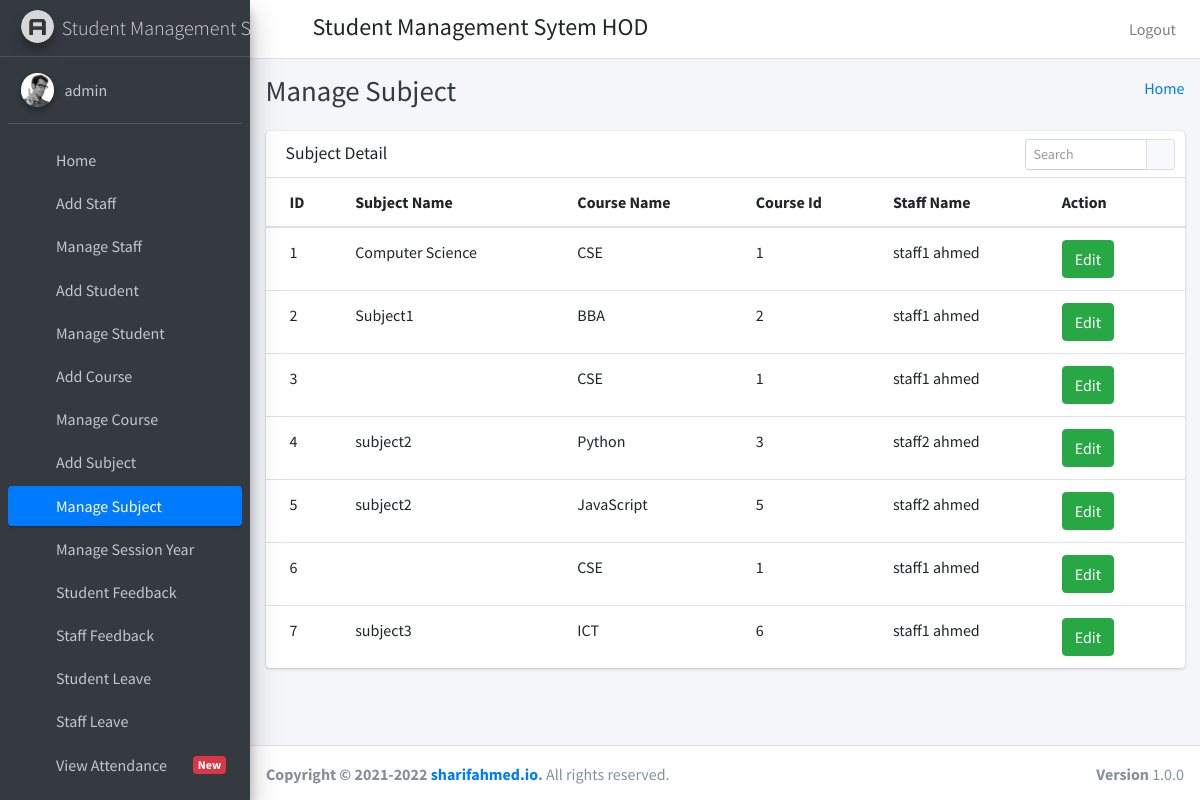
Screenshot of /manage_subject (signed in) with the database file from the repository.
### student_management_app/models.py (models this page shows)
class CustomUser(AbstractUser):
    user_type_data=((1,"HOD"),(2,"Staff"),(3,"Student"))
    user_type=models.CharField(default=1,choices=user_type_data,max_length=10)

class Subject(models.Model):
    subject_name=models.CharField(max_length=255)
    course_id=models.ForeignKey(Course, on_delete=models.CASCADE,default=1)
    staff_id=models.ForeignKey(CustomUser, on_delete=models.CASCADE)
    created_at=models.DateTimeField(auto_now_add=True)
    updated_at=models.DateTimeField(auto_now_add=True)
    objects=models.Manager()

class Course(models.Model):
    course_name=models.CharField(max_length=255)
    created_at=models.DateTimeField(auto_now_add=True)
    updated_at=models.DateTimeField(auto_now_add=True)
    objects=models.Manager()

### student_management_app/hodviews.py (the view)
# urls.py: path('manage_subject',hodviews.manage_subject,name="manage_subject"),
def manage_subject(request):
    subject=Subject.objects.all()
    return render(request,"hod_template/manage_subject.html",{"subject":subject})

### student_management_app/LoginCheckMiddleWare.py (called while the page is built, shortened)
    def process_view(self,request,view_func,view_args,view_kwargs):
        modulename=view_func.__module__
        user=request.user
        if user.is_authenticated:
            if user.user_type == "1":
                if modulename == "student_management_app.hodviews":
                    pass
                elif modulename == "student_management_app.views" or modulename == "django.views.static":
                    pass
                else:
                    return HttpResponseRedirect(reverse("admin_home"))
            else:
                return HttpResponseRedirect(reverse("login"))
        else:
            if request.path == reverse("login") or request.path == reverse("do_login") or modulename == "django.contrib.auth.views":
                pass
            else:
                return HttpResponseRedirect(reverse("login"))

### student_management_app/templates/hod_template/manage_subject.html
{% extends 'hod_template/base.html' %}
{% block page_title %}
Manage Subject
{% endblock page_title %}
{% block main_content %}
    <section class="content">
      <div class="container-fluid">
         <div class="row">
          <div class="col-12">
            <div class="card">
              <div class="card-header">
                <h3 class="card-title">Subject Detail</h3>
                <div class="card-tools">
                  <div class="input-group input-group-sm" style="width: 150px;">
                    <input type="text" name="table_search" class="form-control float-right" placeholder="Search">
                    <div class="input-group-append">
                      <button type="submit" class="btn btn-default"><i class="fas fa-search"></i></button>
                    </div>
                  </div>
                </div>
              </div>
              <div class="card-body table-responsive p-0">
                <table class="table table-hover text-nowrap">
                  <thead>
                    <tr>
                      <th>ID</th>
                      <th>Subject Name</th>
                      <th>Course Name</th>
                      <th>Course Id</th>
                      <th>Staff Name</th>
                      <th>Action</th>
                    </tr>
                  </thead>
                  <tbody>
                  {% for p in subject %}
                    <tr>
                      <td>{{p.id}}</td>
                      <td>{{p.subject_name}}</td>
                      <td>{{p.course_id.course_name}}</td>
                      <td>{{p.course_id.id}}</td>
                      <td>{{ p.staff_id.first_name }} {{ p.staff_id.last_name }}</td>
                      <td><a href="/edit_subject/{{ p.id }}" class="btn btn-success">Edit</a></td>
                    </tr>
                   {% endfor %}
                  </tbody>
                </table>
              </div>
            </div>
          </div>
        </div>
      </div>
    </section>
{% endblock main_content %}

### student_management_app/templates/hod_template/sidebar.html (shortened to what this page needs)
{% load static %}
<aside class="main-sidebar sidebar-dark-primary elevation-4">
    <a href="index3.html" class="brand-link">
      <img src="{% static 'dist/img/AdminLTELogo.png' %}" alt="AdminLTE Logo" class="brand-image img-circle elevation-3"
           style="opacity: .8">
      <span class="brand-text font-weight-light">Student Management System</span>
    </a>
    <div class="sidebar">
      <div class="user-panel mt-3 pb-3 mb-3 d-flex">
        <div class="image">
            <img src="{% static 'dist/img/user2-160x160.jpg' %}" class="img-circle elevation-2" alt="User Image">
        </div>
        <div class="info">
          <a href="{% url 'admin_profile' %}" class="d-block">{{user.username}}</a>
        </div>
      </div>
      <nav class="mt-2">
        <ul class="nav nav-pills nav-sidebar flex-column" data-widget="treeview" role="menu" data-accordion="false">
           <li class="nav-item">
            {% url 'admin_home' as admin_home %}
            <a href="{{ admin_home }}" class="nav-link {% if request.path == admin_home %} active {% endif %}">
              <i class="nav-icon fas fa-th"></i>
              <p>
                Home
              </p>
            </a>
          </li>
          <li class="nav-item">
            {% url 'add_staff' as add_staff %}
            <a href="{{ add_staff }}" class="nav-link {% if request.path == add_staff %} active {% endif %}">
              <i class="nav-icon fas fa-th"></i>
              <p>
                Add Staff
              </p>
            </a>
          </li>
          <li class="nav-item">
            {% url 'manage_staff' as manage_staff %}
            {% url 'edit_staff' staff_id=id as edit_staff %}
            <a href="{% url 'manage_staff' %}"  class="nav-link {% if request.path == manage_staff %} active {% endif %}{% if request.path == edit_staff %} active {% endif %}">
              <i class="nav-icon fas fa-th"></i>
              <p>
                Manage Staff
              </p>
            </a>
          </li>
          <li class="nav-item">
             {% url 'add_student' as add_student %}
            <a href="{% url 'add_student' %}" class="nav-link {% if request.path == add_student %} active {% endif %}">
              <i class="nav-icon fas fa-th"></i>
              <p>
                Add Student
              </p>
            </a>
          </li>
          <li class="nav-item">
            {% url 'manage_student' as manage_student %}
            {% url 'edit_student' student_id=id as edit_student %}
            <a href="{% url 'manage_student' %}" class="nav-link {% if request.path == manage_student %} active {% endif %} {% if request.path == edit_student %} active {% endif %}">
              <i class="nav-icon fas fa-th"></i>
              <p>
                Manage Student
              </p>
            </a>
          </li>
          <li class="nav-item">
            {% url 'add_course' as add_course %}
            <a href=" {% url 'add_course' %}" class="nav-link {% if request.path == add_course %} active {% endif %}">
              <i class="nav-icon fas fa-th"></i>
              <p>
                Add Course
              </p>
            </a>
          </li>
          <li class="nav-item">
            {% url 'manage_course' as manage_course %}
            {% url 'edit_course' course_id=id as edit_course %}
            <a href=" {% url 'manage_course' %}" class="nav-link {% if request.path == manage_course %} active {% endif %}{% if request.path == edit_course %} active {% endif %}">
              <i class="nav-icon fas fa-th"></i>
              <p>
                Manage Course
              </p>
            </a>
          </li>
          <li class="nav-item">
            {% url 'add_subject' as add_subject %}
            <a href=" {% url 'add_subject' %}" class="nav-link {% if request.path == add_subject %} active {% endif %}">
              <i class="nav-icon fas fa-th"></i>
              <p>
                Add Subject
              </p>
            </a>
          </li>
          <li class="nav-item">
            {% url 'manage_subject' as manage_subject %}
            {% url 'edit_subject' subject_id=id as edit_subject %}
            <a href="{% url 'manage_subject' %}" class="nav-link {% if request.path == manage_subject %} active {% endif %}{% if request.path == edit_subject %} active {% endif %}">
              <i class="nav-icon fas fa-th"></i>
              <p>
                Manage Subject
              </p>
            </a>
          </li>
          <li class="nav-item">
            {% url 'manage_session' as manage_session %}
            <a href="{% url 'manage_session' %}" class="nav-link {% if request.path == manage_session %} active {% endif %}">
              <i class="nav-icon fas fa-th"></i>
              <p>
                Manage Session Year
              </p>
            </a>
          </li>
            <li class="nav-item">
             {% url 'student_feedback_message' as student_feedback_message %}
            <a href="{% url 'student_feedback_message' %}" class="nav-link {% if request.path == student_feedback_message %} active {% endif %}">
              <i class="nav-icon fas fa-th"></i>
              <p>
                Student Feedback
              </p>
            </a>
          </li>
           <li class="nav-item">
               {% url 'staff_feedback_message' as staff_feedback_message %}
            <a href="{% url 'staff_feedback_message' %}" class="nav-link {% if request.path == staff_feedback_message %} active {% endif %}">
              <i class="nav-icon fas fa-th"></i>
              <p>
                Staff Feedback
              </p>
            </a>
          </li>
           <li class="nav-item">
            {% url 'student_leave_view' as student_leave_view %}
            <a href="{% url 'student_leave_view' %}" class="nav-link {% if request.path == student_leave_view %} active {% endif %}">
              <i class="nav-icon fas fa-th"></i>
              <p>
                Student Leave
              </p>
            </a>
          </li>
          <li class="nav-item">
            {% url 'staff_leave_view' as staff_leave_view %}
            <a href="{% url 'staff_leave_view' %}" class="nav-link {% if request.path == staff_leave_view %} active {% endif %}">
              <i class="nav-icon fas fa-th"></i>
              <p>
                Staff Leave
              </p>
            </a>
          </li>
          <li class="nav-item">
            <a href="{% url 'add_staff' %}" class="nav-link">
              <i class="nav-icon fas fa-th"></i>
              <p>
                View Attendance
                <span class="right badge badge-danger">New</span>
              </p>
            </a>
          </li>
          <li class="nav-item">
            <a href="{% url 'add_staff' %}" class="nav-link">
            </a>
          </li>
        </ul>
      </nav>
    </div>
  </aside>

### rows the page displays
CustomUser: username "admin"
Subject: id "1", subject_name "Computer Science", course_id.course_name "CSE", course_id.id "1", staff_id.first_name "staff1", staff_id.last_name "ahmed"
Subject: id "2", subject_name "Subject1", course_id.course_name "BBA", course_id.id "2", staff_id.first_name "staff1", staff_id.last_name "ahmed"
Subject: id "3", course_id.course_name "CSE", course_id.id "1", staff_id.first_name "staff1", staff_id.last_name "ahmed"
Subject: id "4", subject_name "subject2", course_id.course_name "Python", course_id.id "3", staff_id.first_name "staff2", staff_id.last_name "ahmed"
Subject: id "5", subject_name "subject2", course_id.course_name "JavaScript", course_id.id "5", staff_id.first_name "staff2", staff_id.last_name "ahmed"
Subject: id "6", course_id.course_name "CSE", course_id.id "1", staff_id.first_name "staff1", staff_id.last_name "ahmed"
Subject: id "7", subject_name "subject3", course_id.course_name "ICT", course_id.id "6", staff_id.first_name "staff1", staff_id.last_name "ahmed"
